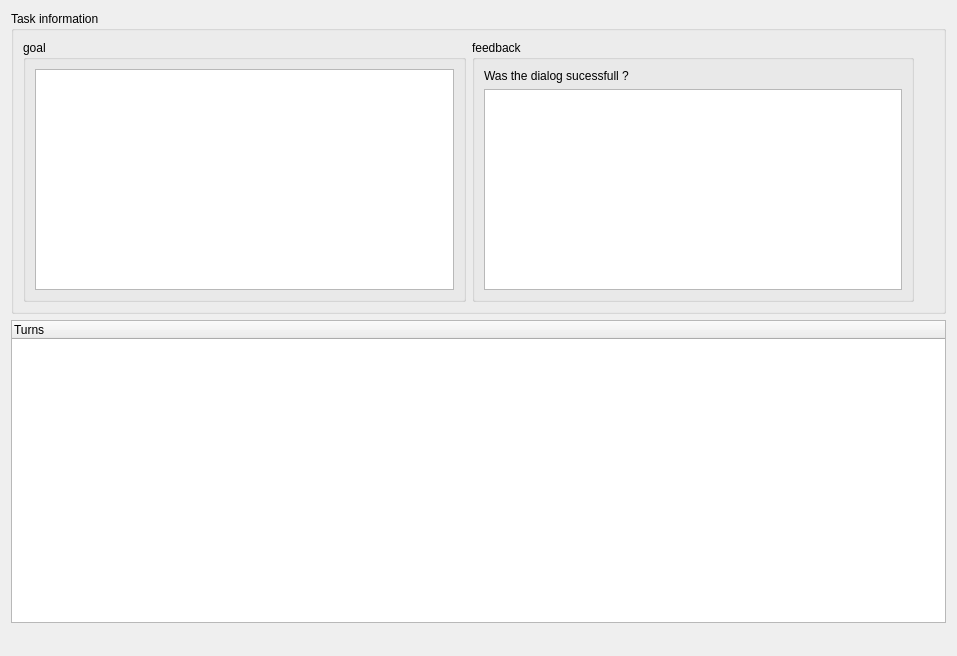
<?xml version="1.0" encoding="UTF-8"?>
<ui version="4.0">
 <class>LabelViewer</class>
 <widget class="QWidget" name="LabelViewer">
  <property name="geometry">
   <rect>
    <x>0</x>
    <y>0</y>
    <width>957</width>
    <height>656</height>
   </rect>
  </property>
  <property name="windowTitle">
   <string>Label viewer</string>
  </property>
  <layout class="QVBoxLayout" name="verticalLayout_2">
   <item>
    <layout class="QVBoxLayout" name="verticalLayout">
     <property name="bottomMargin">
      <number>22</number>
     </property>
     <item>
      <widget class="QGroupBox" name="groupBox">
       <property name="title">
        <string>Task information</string>
       </property>
       <property name="flat">
        <bool>false</bool>
       </property>
       <layout class="QHBoxLayout" name="horizontalLayout_2">
        <item>
         <layout class="QHBoxLayout" name="horizontalLayout">
          <property name="rightMargin">
           <number>20</number>
          </property>
          <item>
           <widget class="QGroupBox" name="groupBox_2">
            <property name="title">
             <string>goal</string>
            </property>
            <layout class="QVBoxLayout" name="verticalLayout_6">
             <item>
              <layout class="QVBoxLayout" name="verticalLayout_5">
               <item>
                <widget class="QTextEdit" name="label_goal_textedit"/>
               </item>
              </layout>
             </item>
            </layout>
           </widget>
          </item>
          <item>
           <widget class="QGroupBox" name="groupBox_3">
            <property name="title">
             <string>feedback</string>
            </property>
            <layout class="QVBoxLayout" name="verticalLayout_4">
             <item>
              <layout class="QVBoxLayout" name="verticalLayout_3">
               <property name="topMargin">
                <number>0</number>
               </property>
               <property name="bottomMargin">
                <number>0</number>
               </property>
               <item>
                <layout class="QHBoxLayout" name="horizontalLayout_3">
                 <property name="topMargin">
                  <number>0</number>
                 </property>
                 <property name="bottomMargin">
                  <number>0</number>
                 </property>
                 <item>
                  <widget class="QLabel" name="label">
                   <property name="text">
                    <string>Was the dialog sucessfull ?</string>
                   </property>
                  </widget>
                 </item>
                 <item>
                  <widget class="QLabel" name="label_is_successfull_label">
                   <property name="text">
                    <string/>
                   </property>
                  </widget>
                 </item>
                </layout>
               </item>
               <item>
                <widget class="QTextEdit" name="label_questionnaire_textedit"/>
               </item>
              </layout>
             </item>
            </layout>
           </widget>
          </item>
         </layout>
        </item>
       </layout>
      </widget>
     </item>
     <item>
      <widget class="QTreeWidget" name="label_turns_tree_view">
       <column>
        <property name="text">
         <string>Turns</string>
        </property>
       </column>
      </widget>
     </item>
    </layout>
   </item>
  </layout>
 </widget>
 <resources/>
 <connections/>
</ui>
